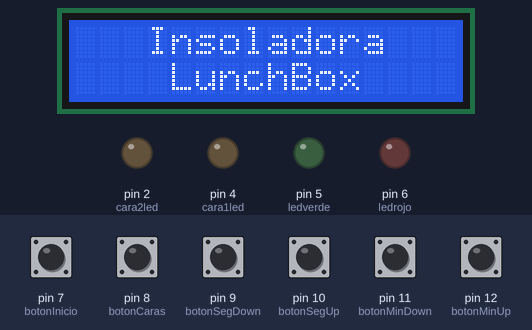
A sketch run on a simulated Arduino Nano, built with avr-gcc and run on an emulated ATmega328P. On the bench: 16×2 character LCD, output pins drawn as LEDs (lit = HIGH). The inputs (shaded band) are chosen by the test bench; at power-on: pin 7 (botonInicio), pin 8 (botonCaras), pin 9 (botonSegDown), pin 10 (botonSegUp), pin 11 (botonMinDown), pin 12 (botonMinUp) LOW.

Above: at 1.1 s.
At 4.3 s:
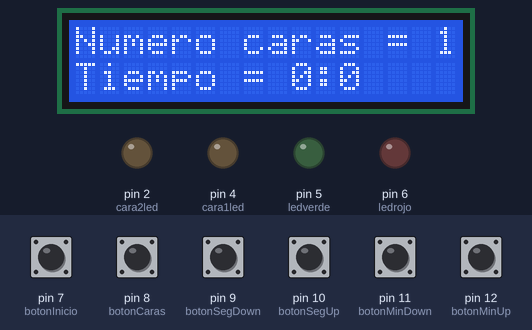
4.4 s: pin 7 (botonInicio) pulled HIGH for 0.4 s
At 5.5 s:
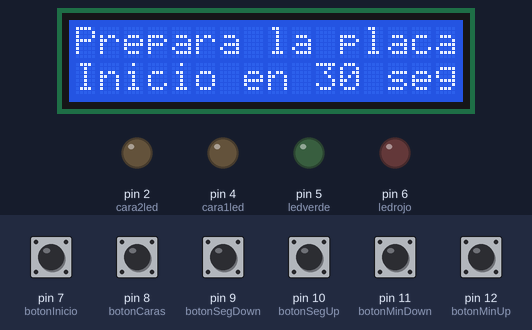
At 36.2 s:
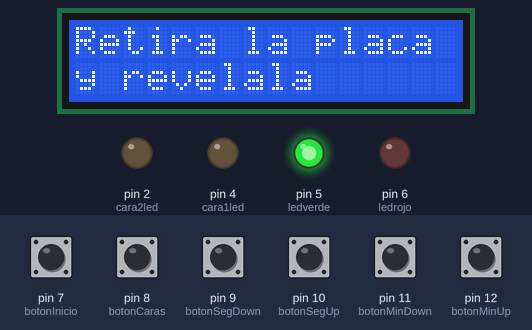
Timing chart, 0 to 46.7 s (numbered marks = the images above; inputs shaded):
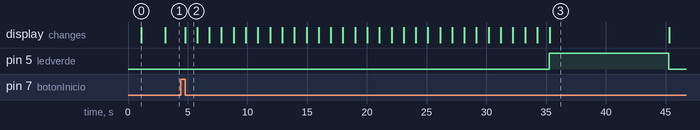

The sketch:

insoladora_paxpan.ino
```cpp
// Insoladora doble cara V.1.3
// escrito y dirigido por paxpancillo@hotmail.com

#include <math.h>
#include <Wire.h>
#include <LiquidCrystal_I2C.h>

// iniciamos el LCD

LiquidCrystal_I2C lcd(0x27,16,2);

// iniciamos las constantes

const int botonInicio = 7;  // definimos la entrada digital 7 para el pulsador de inicio
const int botonCaras = 8;   // definimos la entrada digital 8 para el pulsador de numero de caras
const int botonMinUp = 12;  // definimos la entrada digital 12 para el pulsador de mas minutos
const int botonMinDown = 11;// definimos la entrada digital 11 para el pulsador de menos minutos
const int botonSegUp = 10;  // definimos la entrada digital 10 para el pulsador de mas segundos
const int botonSegDown = 9; // definimos la entrada digital 9 para el pulsador de menos segundos
const int cara1led = 4;     // definimos la placa de luz superior
const int cara2led = 2;     // definimos la placa de luz inferior
const int ledrojo = 6;      // definimos el led de control "no abrir"
const int ledverde = 5;     // definimos el led de control "podemos abrir"
const int LDR = A6;         // definimos la entrada de la fotorresistencia

// iniciamos las variables

int estadobotonCaras = 0;   // variable para el estatus del pulsador caras
int estadobotonMinUp = 0;   // variable para el estatus del pulsador mas minutos
int estadobotonMinDown = 0; // variable para el estatus del pulsador menos minutos
int estadobotonSegUp = 0;   // variable para el estatus del pulsador mas segundos
int estadobotonSegDown = 0; // variable para el estatus del pulsador menos segundos
int estadobotonInicio = 0;  // variable para el estatus del pulsador inicio
int cuentaatras = 30;       // variable para la cuenta atras de inicio de insolación
int inicio = 0;             // variable para el inicio
int caras = 1;              // variable para el numero de caras
int minuto = 0;             // variable para el contador de minutos
int segundo = 0;            // variable para el contador de segundos
long tiempototal = 0;       // variable para la suma del tiempo
int valorLDR = 0;           // variable para el estatus de la fotorresistencia
int LDRComp = 512;          // variable para el convertidor de la fotorresistencia

void setup()
{

// establecemos las salidas digitales

pinMode(cara1led, OUTPUT);   // placa LED arriba
pinMode(cara2led, OUTPUT);   // placa LED abajo
pinMode(ledrojo, OUTPUT);    // chivato led rojo
pinMode(ledverde, OUTPUT);   // chivato led verde

// establecemos los botones como entradas

pinMode(botonCaras, INPUT);
pinMode(botonMinUp, INPUT);
pinMode(botonMinDown, INPUT);
pinMode(botonSegUp, INPUT);
pinMode(botonSegDown, INPUT);
pinMode(botonInicio, INPUT);

// establecemos la fotoresistencia como chivato de apertura

pinMode(LDR, INPUT);

// iniciamos el LCD

lcd.init();
lcd.backlight();

// escribimos el mensaje de bienvenida

lcd.print("   Bienvenido");
delay(1000);
lcd.setCursor(1, 0);
lcd.print("  Insoladora");
lcd.setCursor(0, 1);
lcd.print("    LunchBox");
delay(2000);
lcd.clear();

}

void loop()
{


// Aquí ponemos el tiempo y el numero de caras que queremos insolar

estadobotonInicio = digitalRead(botonInicio);
if (estadobotonInicio == HIGH)
    { inicio = 1;
      }
lcd.setCursor(0, 0);
lcd.print("Numero caras = ");
estadobotonCaras = digitalRead(botonCaras);
if (estadobotonCaras == HIGH)
  if (caras == 1)
  {caras = 2;
  digitalWrite (cara1led, HIGH);
  digitalWrite (cara2led, HIGH);
  delay(500);
  digitalWrite (cara1led, LOW);
  digitalWrite (cara2led, LOW);
  }
  else
  {caras = 1;
  digitalWrite (cara1led, HIGH);
  delay(500);
  digitalWrite (cara1led, LOW);
  }
lcd.print(caras);
lcd.setCursor(0, 1);
lcd.print("Tiempo = ");
estadobotonMinUp = digitalRead(botonMinUp);
if (estadobotonMinUp == HIGH)
  {
    minuto++ ;
  }
estadobotonMinDown = digitalRead(botonMinDown);
if (estadobotonMinDown == HIGH)
  {
    minuto-- ;
    if (minuto < 0)  		// evitamos que de números negativos
    {
      minuto = 0;
    }
  }
estadobotonSegUp = digitalRead(botonSegUp);
if (estadobotonSegUp == HIGH)
  {
    segundo = segundo + 10;
    if (segundo == 60)
      segundo=0;
  }
    estadobotonSegDown = digitalRead(botonSegDown);
    if (estadobotonSegDown == HIGH)
      {
        segundo = segundo - 10;
        if (segundo < 0)
          segundo = 0;
      }

    lcd.print(minuto);
    lcd.print(":");
    lcd.print(segundo);
    delay(300);


// Ya hemos acabado de poner el tiempo y el numero de caras y pulsamos inicio
// A continuación tenemos 30 segundos para posicionar la placa y cerrar la tapa

if (inicio == 1)
  {
    inicio = 0;
    lcd.clear();
    lcd.print("Prepara la placa");
    for (cuentaatras=30; cuentaatras != 0; cuentaatras --)
    {
    lcd.setCursor(0, 1);
    lcd.print("Inicio en ");
    lcd.print(cuentaatras);
    lcd.print(" seg ");
    delay(1000);
    }

    lcd.clear();
    minuto = minuto * 10000;
    segundo = segundo * 1000;
    tiempototal = minuto + segundo;

if (caras == 1)
    {
    lcd.noBacklight();
    digitalWrite (cara1led, HIGH);
    digitalWrite (ledverde, LOW);
    digitalWrite (ledrojo, HIGH);
    delay(tiempototal);
    digitalWrite (cara1led, LOW);
    digitalWrite (ledrojo, LOW);
    digitalWrite (ledverde, HIGH);
    while (valorLDR < LDRComp)
      {
       valorLDR = analogRead(LDR);
      }

    }
if (caras == 2)
    {
    lcd.noBacklight();
    digitalWrite (cara1led, HIGH);
    digitalWrite (cara2led, HIGH);
    digitalWrite (ledverde, LOW);
    digitalWrite (ledrojo, HIGH);

    digitalWrite (cara1led, LOW);
    digitalWrite (cara2led, LOW);
    digitalWrite (ledrojo, LOW);
    digitalWrite (ledverde, HIGH);
    while (valorLDR < LDRComp)
      {
       valorLDR = analogRead(LDR);
      }
    }

    lcd.backlight();
    lcd.clear();
    lcd.print("Retira la placa");
    lcd.setCursor(0, 1);
    lcd.print("y revelala ");
    delay(10000);

// Reiniciamos las variables

    caras = 1;
    tiempototal = 0;
    minuto = minuto / 10000;
    segundo = segundo / 1000;
    valorLDR = 0;
    digitalWrite (ledrojo, LOW);
    digitalWrite (ledverde, LOW);

 }

}
```

Measured:
- after the input at 4.4 s, pin 5 (ledverde): LOW → HIGH after 30.8 s, → LOW 10.0 s later; the display: changes after 0.37 s (image 2)
- what the display in image 0 shows lasts 2.0 s, from 1.1 s to 3.1 s
